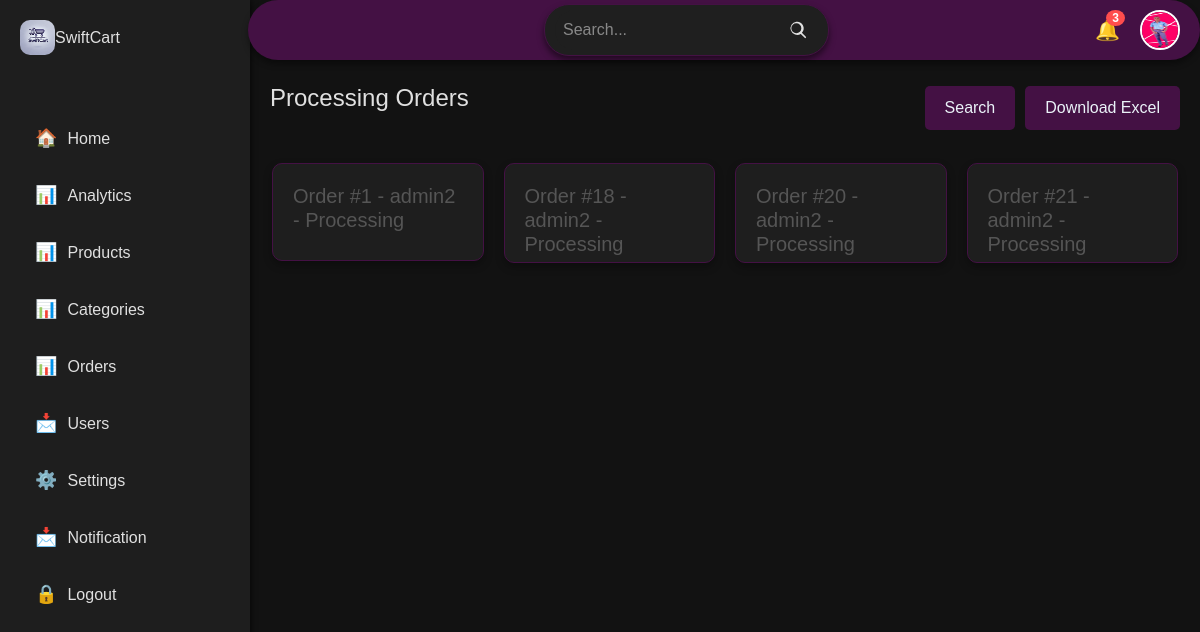
Page /dashboard/processing-orders (signed in) on the committed database.
### Auth/models.py (models this page shows, shortened)
class Profile(models.Model):
    user = models.OneToOneField(User, on_delete=models.CASCADE, related_name='profile')
    full_name = models.CharField(max_length=255, null=True, blank=True)
    photo = models.ImageField(upload_to='profile_images/', null=True, blank=True)
    phone_number = models.CharField(max_length=15, blank=True, null=True)
    address = models.CharField(max_length=255, blank=True, null=True)
    city = models.CharField(max_length=100, blank=True, null=True)
    state = models.CharField(max_length=100, blank=True, null=True)
    postal_code = models.CharField(max_length=20, null=True, blank=True)
    country = models.CharField(max_length=100, blank=True, null=True)
    date_of_birth = models.DateField(blank=True, null=True)
    bio = models.TextField(blank=True, null=True)

### payment/models.py (models this page shows, shortened)
class Order(models.Model):
    STATUS_CHOICES = [
        ('Pending', 'Pending'),
        ('Processing', 'Processing'),
        ('Shipped', 'Shipped'),
        ('Delivered', 'Delivered'),
        ('Cancelled', 'Cancelled'),
    ]
    user = models.ForeignKey(User, on_delete=models.CASCADE, related_name='orders', null=True, blank=True)
    session_key = models.CharField(max_length=255, null=True, blank=True)
    reference = models.CharField(max_length=100, unique=True)
    full_name = models.CharField(max_length=255, null=True)
    email = models.CharField(max_length=255, default='')
    shipping_address = models.CharField(max_length=255, null=True,)
    amount_paid = models.DecimalField(max_digits=10, decimal_places=2, default=0.0)
    status = models.CharField(max_length=20, choices=STATUS_CHOICES, default='Pending')
    date_ordered = models.DateTimeField(auto_now_add=True)
    updated_at = models.DateTimeField(auto_now=True)
    def __str__(self):
        if self.user:
            return f"Order #{self.id} - {self.user.username} - {self.status}"
        else:
            return f"Order #{self.id} - Guest - {self.status}"

### dashboard/views.py (the view)
# urls.py: path('processing-orders', views.processing_orders, name='processing-orders'),
def processing_orders(request):
    orders = Order.objects.filter(status__iexact='processing')
    return render(request, 'dashboard/processing_orders.html', {'orders':orders})

### dashboard/templates/dashboard/processing_orders.html (shortened to what this page needs)
{% extends 'dashboard/base.html' %}
{% load static %}
{% block content %}
<main class="main-content">
    <div class="header" style="margin-top: 4rem;">
        <h2>Processing Orders</h2>
        <div class="actions">
          <a href="{% url 'search-order' %}" class="btn add-user " id="searchbtn">Search</a>
          <a href="{% url 'download_orders_excel' %}" class="btn add-user" >Download Excel</a>
        </div>
      </div>
      <section class="analytics order">
        {% for order in orders %}
        <a href="{% url 'order' order.id %}" style="text-decoration: none;">
            <div class="card" style="min-height: 80px;">
                <h3>{{order}}</h3>
            </div>
        </a>
        {% endfor %}
    </section>
</main>
{% endblock %}

### dashboard/templates/dashboard/base.html (shortened to what this page needs)
{% load static %}
<!DOCTYPE html>
<html lang="en">
<head>
  <link rel="stylesheet" href="https://cdnjs.cloudflare.com/ajax/libs/font-awesome/6.0.0-beta3/css/all.min.css">
  <link href="https://cdn.jsdelivr.net/npm/bootstrap@5.3.3/dist/css/bootstrap.min.css" rel="stylesheet"
>
  <link rel="stylesheet" href="{% static 'assets/css/dashboard.css' %}">
</head>
<body>
  {% block aside %}
  <aside class="sidebar" id="sidebar">
    <div class="logo">
      <div class="brand logo" style="align-items: center;">
        <img src="{% static 'assets/images/swiftcart logo.webp' %}" alt="Company Logo"
          style="width: 35px; border-radius: 10px; ">
        <a href="{% url 'dashboard' %}" class="brand" style="text-decoration: none; color: #e0e0e0;">SwiftCart</a>
      </div>
    </div>
    <nav class="nav">
      <a href="{% url 'dashboard' %}" class="nav-item">
        <span class="nav-icon">🏠</span>
        <span class="nav-text">Home</span>
      </a>
      <a href="{% url 'reports' %}" class="nav-item">
        <span class="nav-icon">📊</span>
        <span class="nav-text">Analytics</span>
      </a>
      <a href="{% url 'products' %}" class="nav-item">
        <span class="nav-icon">📊</span>
        <span class="nav-text">Products</span>
      </a>
      <a href="{% url 'categories' %}" class="nav-item">
        <span class="nav-icon">📊</span>
        <span class="nav-text">Categories</span>
      </a>
      <div class="order-ui nav-item">
        <span class="nav-icon">📊</span>
        <span class="nav-text order-ui">Orders</span>
      </div>
      <a href="{% url 'users' %}" class="nav-item">
        <span class="nav-icon">📩</span>
        <span class="nav-text">Users</span>
      </a>
      <a href="{% url 'settings' %}" class="nav-item">
        <span class="nav-icon">⚙️</span>
        <span class="nav-text">Settings</span>
      </a>
      <a href="{% url 'users' %}" class="nav-item">
        <span class="nav-icon">📩</span>
        <span class="nav-text">Notification</span>
      </a>
      <a href="{% url 'logout' %}" class="nav-item">
        <span class="nav-icon">🔒</span>
        <span class="nav-text">Logout</span>
      </a>
    </nav>
  </aside>
  {% endblock %}
  {% block header %}
  <header class="main-header" style="display: flex; justify-content: space-between;">
    <div class="action toggler">
      <span id="opennav" onclick="openBar()" style="padding: 5px; width: 32px;">
      </span>
      <span id="closebar" onclick="closeBar()" style="padding: 5px; width: 32px;">
      </span>
    </div>
    <form action="{% url 'all-search' %}" method="get" class="search-container">
      <input type="search" placeholder="Search..." class="search-input" name="q">
      <button type="submit" class="search-button">
        <svg xmlns="http://www.w3.org/2000/svg" viewBox="0 0 24 24" width="24" height="24">
          <path
            d="M10 2a8 8 0 105.293 14.707l4.707 4.707a1 1 0 001.414-1.414l-4.707-4.707A8 8 0 0010 2zM4 10a6 6 0 1112 0 6 6 0 01-12 0z" />
        </svg>
      </button>
    </form>
    <div class="header-right">
      <div class="notification">
        <span class="icon">🔔</span>
        <span class="badge">3</span>
      </div>
      <div class="user-profile">
        <img src="{{request.user.profile.photo.url}}" alt="User Avatar" class="avatar">
      </div>
  </header>
  {% endblock %}
  {% block content %}
  {% endblock %}
</body>
</html>

### static/assets/css/dashboard.css (style rules this page uses)
* { margin: 0; padding: 0; box-sizing: border-box; }
body { font-family: 'Arial', sans-serif; background-color: #121212; color: #e0e0e0; }
.sidebar { width: 250px; min-height: 100vh; position: fixed; display: flex; flex-direction: column; }
.sidebar { width: 250px; background-color: #1e1e1e; padding: 20px; box-shadow: 2px 0 5px rgba(0, 0, 0, 0.5); }
.logo { text-align: center; margin-bottom: 30px; display: flex; }
.nav { display: flex; flex-direction: column; }
.nav-item { display: flex; align-items: center; text-decoration: none; color: #e0e0e0; padding: 10px 15px; border-radius: 8px; margin-bottom: 10px; transition: background 0.3s ease, color 0.3s ease; }
.nav-icon { margin-right: 10px; font-size: 18px; }
.nav-text { font-size: 16px; }
.header-right { display: flex; align-items: center; gap: 20px; }
.notification { position: relative; cursor: pointer; }
.notification .icon { font-size: 20px; }
.notification .badge { position: absolute; top: -5px; right: -5px; background-color: #ff4d4d; color: #fff; font-size: 12px; border-radius: 50%; padding: 2px 6px; font-weight: bold; }
.user-profile { position: relative; cursor: pointer; }
.user-profile .avatar { width: 40px; height: 40px; border-radius: 50%; border: 2px solid #fff; transition: transform 0.2s ease; }
.order-ui { position: relative; cursor: pointer; }
.main-content { margin-left: 250px; padding: 20px; }
.main-header { padding: 20px; background-color: #414; color: #eaf2f8; box-shadow: 0 4px 6px rgba(0, 0, 0, 0.4); position: fixed; left: 15.5rem; right: 0; top: 0; z-index: 100; height: 60px; display: flex; align-items: center; border-radius: 30px }
.analytics { display: flex; gap: 20px; margin: 2px; }
.analytics.order { display: grid; grid-template-columns: 1fr 1fr 1fr 1fr; }
.card { text-align: left; flex: 1; background-color: #1e1e1e; border: 1px solid #414; border-radius: 10px; padding: 20px; margin: 10px 0; box-shadow: 0 4px 8px rgba(0, 0, 0, 0.3); color: #e0e0e0; transition: transform 0.2s ease, box-shadow 0.2s ease; }
.analytics .card { max-height: 100px; }
.card h3 { font-size: 20px; color: #555; }
section { margin: 20px 0; }
h2 { font-size: 24px; margin-bottom: 20px; }
.header { display: flex; justify-content: space-between; align-items: center; margin-bottom: 20px; }
.header h2 { font-size: 24px; }
.actions { display: flex; align-items: center; gap: 10px; }
.btn { padding: 10px 20px; background-color: #414; color: #eaf2f8; border: none; border-radius: 5px; cursor: pointer; }

### dashboard/templates/dashboard/base.html (style rules this page uses)
.search-container { display: flex; align-items: center; background-color: #1f1f1f; border: 1px solid #414; border-radius: 25px; padding: 5px 10px; box-shadow: 0 4px 6px rgba(0, 0, 0, 0.5); }
.search-input { border: none; outline: none; padding: 8px; font-size: 16px; flex: 1; outline: none; border-radius: 25px 0 0 25px; background-color: #1f1f1f; color: #e0e0e0; }
.search-button { background: none; border: none; outline: none; cursor: pointer; padding: 0 10px; border-radius: 0 25px 25px 0; display: flex; align-items: center; justify-content: center; }
.search-button svg { fill: #e0e0e0; width: 20px; height: 20px; transition: fill 0.3s ease; }
.search-input::placeholder { color: #888; }

### rows in the picture
Order: user+id+status "Order #1 - admin2 - Processing"
Order: user+id+status "Order #18 - admin2 - Processing"
Order: user+id+status "Order #20 - admin2 - Processing"
Order: user+id+status "Order #21 - admin2 - Processing"
